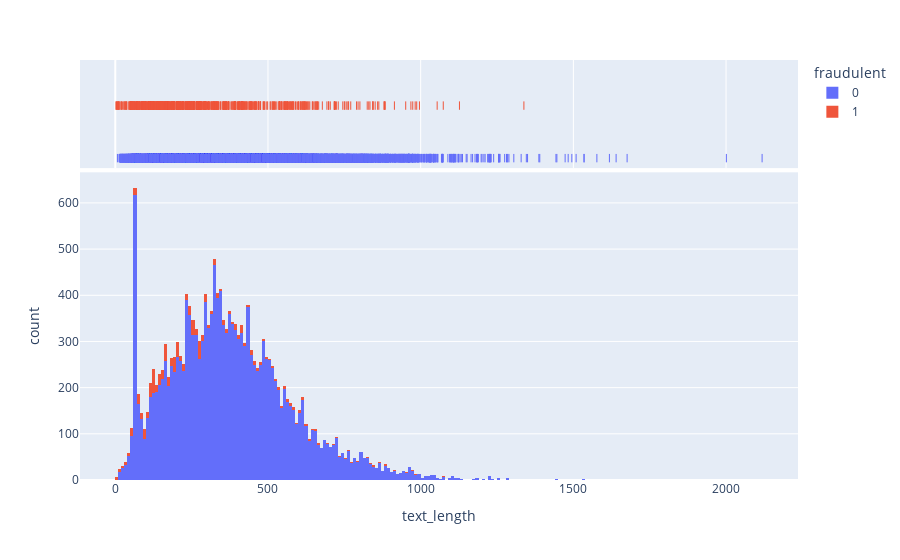

Notebook code cell kept with this figure:
### Code cell
px.histogram(data_frame=df,x="text_length",color='fraudulent',marginal='rug')

### Figure 1 — Plotly figure (JSON) as saved in the notebook; plotly's stock layout.template omitted (floating-point values rounded to 4 significant figures; data arrays with more than 128 entries replaced by an {"elided": "..."} marker saying what was removed)
{"data": [{"alignmentgroup": "True", "bingroup": "x", "hovertemplate": "fraudulent=0<br>text_length=%{x}<br>count=%{y}<extra></extra>", "legendgroup": "0", "marker": {"color": "#636efa"}, "name": "0", "offsetgroup": "0", "orientation": "v", "showlegend": true, "type": "histogram", "x": {"elided": "17014 int values"}, "xaxis": "x", "yaxis": "y"}, {"alignmentgroup": "True", "boxpoints": "all", "fillcolor": "rgba(255,255,255,0)", "hoveron": "points", "hovertemplate": "fraudulent=0<br>text_length=%{x}<extra></extra>", "jitter": 0, "legendgroup": "0", "line": {"color": "rgba(255,255,255,0)"}, "marker": {"color": "#636efa", "symbol": "line-ns-open"}, "name": "0", "offsetgroup": "0", "showlegend": false, "type": "box", "x": {"elided": "17014 int values"}, "xaxis": "x2", "yaxis": "y2"}, {"alignmentgroup": "True", "bingroup": "x", "hovertemplate": "fraudulent=1<br>text_length=%{x}<br>count=%{y}<extra></extra>", "legendgroup": "1", "marker": {"color": "#EF553B"}, "name": "1", "offsetgroup": "1", "orientation": "v", "showlegend": true, "type": "histogram", "x": {"elided": "866 int values"}, "xaxis": "x", "yaxis": "y"}, {"alignmentgroup": "True", "boxpoints": "all", "fillcolor": "rgba(255,255,255,0)", "hoveron": "points", "hovertemplate": "fraudulent=1<br>text_length=%{x}<extra></extra>", "jitter": 0, "legendgroup": "1", "line": {"color": "rgba(255,255,255,0)"}, "marker": {"color": "#EF553B", "symbol": "line-ns-open"}, "name": "1", "offsetgroup": "1", "showlegend": false, "type": "box", "x": {"elided": "866 int values"}, "xaxis": "x2", "yaxis": "y2"}], "layout": {"barmode": "relative", "legend": {"title": {"text": "fraudulent"}, "tracegroupgap": 0}, "margin": {"t": 60}, "xaxis": {"anchor": "y", "domain": [0, 1], "title": {"text": "text_length"}}, "xaxis2": {"anchor": "y2", "domain": [0, 1], "matches": "x", "showgrid": true, "showticklabels": false}, "yaxis": {"anchor": "x", "domain": [0, 0.7326], "title": {"text": "count"}}, "yaxis2": {"anchor": "x2", "domain": [0.7426, 1], "matches": "y2", "showgrid": false, "showline": false, "showticklabels": false, "ticks": ""}}}
